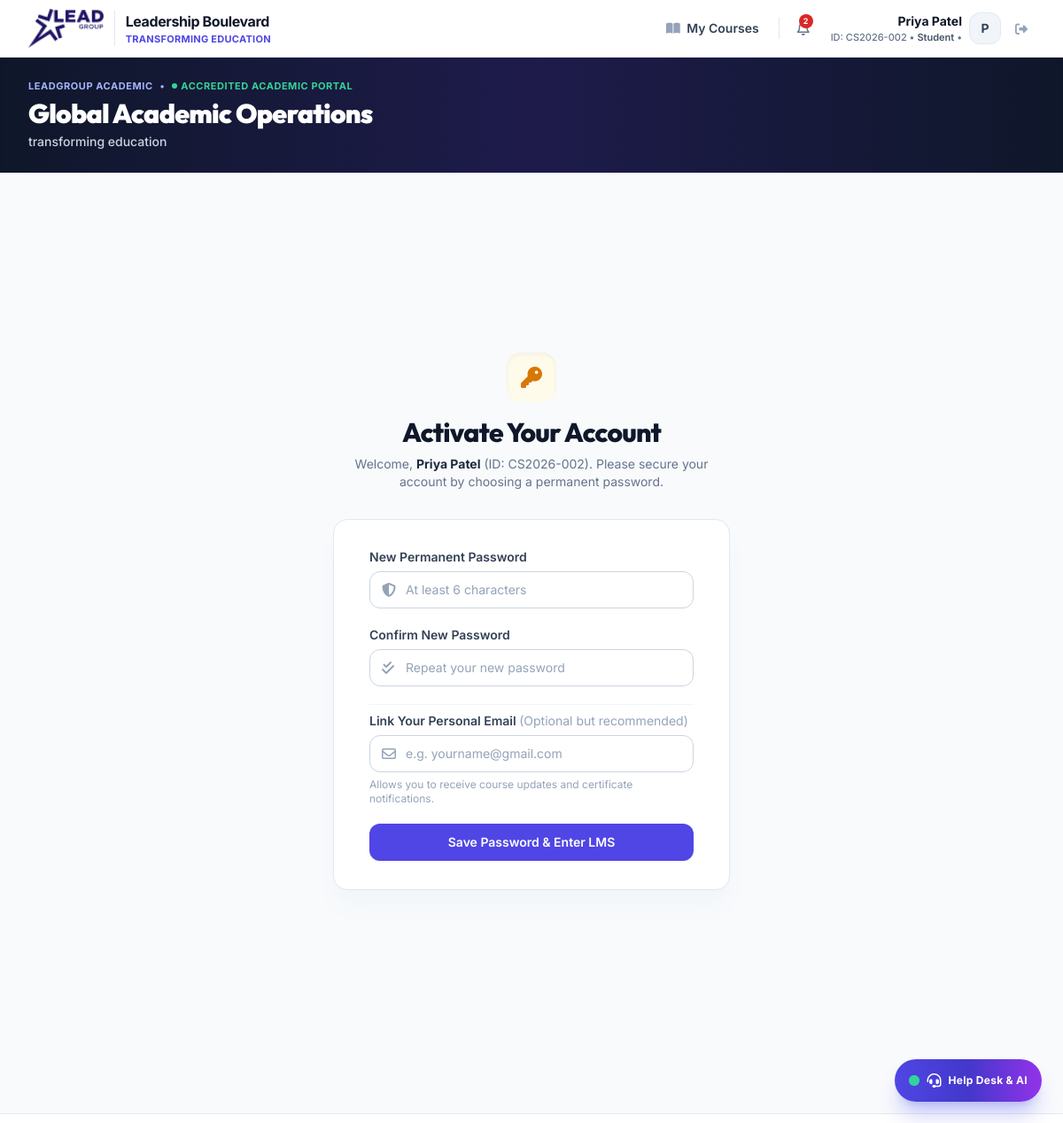
The page /setup-account (signed in) on the database its author committed.
### tables this page shows
CREATE TABLE users (
            id INTEGER PRIMARY KEY AUTOINCREMENT,
            user_id TEXT UNIQUE NOT NULL,               -- e.g. "CS2026-001" or "T-JOHN"
            full_name TEXT NOT NULL,
            department TEXT NOT NULL,                  -- e.g. "Computer Science"
            email TEXT UNIQUE,                         -- Can be NULL initially
            password_hash TEXT NOT NULL,
            role TEXT NOT NULL DEFAULT 'student',      -- 'student', 'teacher', 'department_admin'
            must_change_password INTEGER DEFAULT 1,    -- 1 = must reset on first login
            created_at TIMESTAMP DEFAULT CURRENT_TIMESTAMP
        , guardian_name TEXT, school_name TEXT, udise_code TEXT, block TEXT, district TEXT, state TEXT, pincode TEXT, last_active_at TIMESTAMP, normalized_name TEXT, normalized_guardian TEXT, designation TEXT, avatar_url TEXT, phone TEXT, bio TEXT);

CREATE TABLE system_settings (
            key TEXT PRIMARY KEY,
            value TEXT NOT NULL
        );

### app/routes/auth_routes.py (the view)
@router.get("/setup-account", response_class=HTMLResponse)
async def setup_account_page(request: Request):
    user = get_current_user(request)
    if not user:
        return RedirectResponse(url="/login", status_code=303)
    return templates.TemplateResponse("setup_account.html", {"request": request, "user": user, "error": None})

### app/templates/setup_account.html (shortened to what this page needs)
{% extends "base.html" %}
{% block content %}
<div class="min-h-[80vh] flex flex-col justify-center py-12 sm:px-6 lg:px-8">
    <div class="sm:mx-auto sm:w-full sm:max-w-md text-center">
        <div class="inline-flex items-center justify-center w-14 h-14 rounded-2xl bg-amber-50 text-amber-600 mb-4 shadow-inner">
            <i class="fa-solid fa-key text-2xl"></i>
        </div>
        <h2 class="text-3xl font-extrabold text-slate-900 tracking-tight">Activate Your Account</h2>
        <p class="mt-2 text-sm text-slate-500">
            Welcome, <strong class="text-slate-800">{{ user.full_name }}</strong> (ID: {{ user.user_id }}). Please secure your account by choosing a permanent password.
        </p>
    </div>
    <div class="mt-8 sm:mx-auto sm:w-full sm:max-w-md px-4 sm:px-0">
        <div class="bg-white py-8 px-6 shadow-xl shadow-slate-100 rounded-2xl border border-slate-200 sm:px-10">
            <form class="space-y-5" action="/setup-account" method="POST">
                <div>
                    <label for="new_password" class="block text-sm font-semibold text-slate-700">New Permanent Password</label>
                    <div class="mt-1.5 relative">
                        <div class="absolute inset-y-0 left-0 pl-3.5 flex items-center pointer-events-none text-slate-400">
                        </div>
                        <input id="new_password" name="new_password" type="password" required minlength="6" placeholder="At least 6 characters"
                            class="block w-full pl-10 pr-3 py-2.5 border border-slate-300 rounded-xl text-slate-900 placeholder-slate-400 focus:outline-none focus:ring-2 focus:ring-indigo-500 focus:border-indigo-500 text-sm">
                    </div>
                </div>
                <div>
                    <label for="confirm_password" class="block text-sm font-semibold text-slate-700">Confirm New Password</label>
                    <div class="mt-1.5 relative">
                        <div class="absolute inset-y-0 left-0 pl-3.5 flex items-center pointer-events-none text-slate-400">
                        </div>
                        <input id="confirm_password" name="confirm_password" type="password" required minlength="6" placeholder="Repeat your new password"
                            class="block w-full pl-10 pr-3 py-2.5 border border-slate-300 rounded-xl text-slate-900 placeholder-slate-400 focus:outline-none focus:ring-2 focus:ring-indigo-500 focus:border-indigo-500 text-sm">
                    </div>
                </div>
                <div class="pt-2 border-t border-slate-100">
                    <label for="email" class="block text-sm font-semibold text-slate-700">
                        Link Your Personal Email <span class="text-slate-400 font-normal">(Optional but recommended)</span>
                    </label>
                    <div class="mt-1.5 relative">
                        <div class="absolute inset-y-0 left-0 pl-3.5 flex items-center pointer-events-none text-slate-400">
                        </div>
                        <input id="email" name="email" type="email" placeholder="e.g. yourname@gmail.com"
                            class="block w-full pl-10 pr-3 py-2.5 border border-slate-300 rounded-xl text-slate-900 placeholder-slate-400 focus:outline-none focus:ring-2 focus:ring-indigo-500 focus:border-indigo-500 text-sm">
                    </div>
                    <p class="mt-1.5 text-xs text-slate-400">Allows you to receive course updates and certificate notifications.</p>
                </div>
                <div>
                    <button type="submit"
                        class="w-full flex justify-center py-2.5 px-4 border border-transparent rounded-xl shadow-sm text-sm font-semibold text-white bg-indigo-600 hover:bg-indigo-700 focus:outline-none focus:ring-2 focus:ring-offset-2 focus:ring-indigo-500 transition">
                        Save Password & Enter LMS
                    </button>
                </div>
            </form>
        </div>
    </div>
</div>
{% endblock %}

### app/templates/base.html (shortened to what this page needs)
<!DOCTYPE html>
<html lang="en">
<head>
    {% set brand = get_branding() %}
    <script src="https://cdn.tailwindcss.com"></script>
    <link rel="stylesheet" href="https://cdnjs.cloudflare.com/ajax/libs/font-awesome/6.4.0/css/all.min.css">
</head>
<body class="bg-slate-50 text-slate-800 min-h-screen flex flex-col antialiased">
    {% set brand = get_branding() %}
    <header class="bg-white border-b border-slate-200 sticky top-0 z-40 shadow-xs">
        <div class="max-w-7xl mx-auto px-4 sm:px-6 lg:px-8">
            <div class="flex justify-between h-16 items-center">
                <div class="flex items-center space-x-3">
                    <a href="/" class="flex items-center space-x-3 group">
                        <img src="/static/images/lead_group_logo.png" alt="LEAD Group" class="h-10 sm:h-11 max-w-[160px] object-contain drop-shadow-2xs">
                        <div class="border-l border-slate-200 pl-3">
                            <span class="text-sm sm:text-base font-bold text-slate-900 tracking-tight leading-tight block">Leadership Boulevard</span>
                            <span class="text-[10px] sm:text-[11px] block text-indigo-600 font-bold tracking-wide uppercase">transforming education</span>
                        </div>
                    </a>
                </div>
                <nav class="flex items-center space-x-2 sm:space-x-3">
                    {% if user %}
                        {% if user.role == 'student' %}
                            <a href="/student" class="text-xs sm:text-sm font-semibold text-slate-700 hover:text-indigo-600 px-2.5 py-1.5 rounded-lg hover:bg-slate-100 transition">
                                <i class="fa-solid fa-book-open mr-1 text-slate-400"></i> My Courses
                            </a>
                        {% endif %}
                        <div class="relative">
                            <button onclick="toggleNotificationCenter()" id="notifBellBtn" title="Notifications"
                                class="relative text-slate-500 hover:text-indigo-600 p-2 rounded-xl hover:bg-slate-100 transition focus:outline-none">
                                <i class="fa-regular fa-bell text-base"></i>
                                <span id="notifUnreadBadge" class="hidden absolute top-1 right-1 min-w-[16px] h-4 px-1 rounded-full bg-red-600 text-white font-bold text-[9px] flex items-center justify-center">0</span>
                            </button>
                        </div>
                        <div class="flex items-center space-x-2 pl-1">
                            <a href="/profile" class="flex items-center space-x-2 hover:opacity-85 transition group" title="View Profile">
                                <div class="text-right hidden md:block">
                                    <p class="text-xs sm:text-sm font-bold text-slate-900 leading-tight group-hover:text-indigo-600 transition">{{ user.full_name }}</p>
                                    <p class="text-[11px] text-slate-500 font-medium">ID: {{ user.user_id }} &bull; <span class="capitalize font-semibold {% if user.role == 'department_admin' %}text-indigo-600{% elif user.role == 'teacher' %}text-sky-600{% elif user.role == 'dashboard_viewer' %}text-purple-600{% else %}text-slate-600{% endif %}">{{ user.designation or user.role.replace('_', ' ') }}</span>{% if user.role == 'student' and user.enrolled_courses_summary %} &bull; <span class="text-indigo-600 font-medium hidden xl:inline" title="Enrolled: {{ user.enrolled_courses_summary }}">{{ user.enrolled_courses_summary }}</span>{% endif %}</p>
                                </div>
                                {% if user.avatar_url %}
                                <img src="{{ user.avatar_url }}" alt="{{ user.full_name }}" class="w-8 h-8 sm:w-9 sm:h-9 rounded-xl object-cover border border-slate-200 group-hover:border-indigo-300 transition shadow-xs">
                                {% else %}
                                <div class="w-8 h-8 sm:w-9 sm:h-9 rounded-xl bg-slate-100 border border-slate-200 flex items-center justify-center font-bold text-slate-700 text-xs sm:text-sm group-hover:border-indigo-300 transition">
                                    {{ user.full_name[0] }}
                                </div>
                                {% endif %}
                            </a>
                            <a href="/logout" title="Sign Out" class="text-slate-400 hover:text-red-600 p-2 rounded-lg hover:bg-red-50 transition">
                                <i class="fa-solid fa-right-from-bracket text-sm"></i>
                            </a>
                        </div>
                    {% else %}
                        <a href="/login" class="inline-flex items-center px-4 py-2 text-xs sm:text-sm font-bold rounded-xl text-white theme-bg shadow-sm transition">
                            Sign In
                        </a>
                    {% endif %}
                </nav>
            </div>
        </div>
    </header>
    <div class="relative bg-gradient-to-r from-slate-900 via-indigo-950 to-slate-900 text-white overflow-hidden shadow-inner border-b border-indigo-950/40">
        <div class="relative z-10 max-w-7xl mx-auto px-4 sm:px-6 lg:px-8 py-5 sm:py-6">
            <div class="flex flex-col md:flex-row md:items-center md:justify-between gap-4">
                <div class="space-y-1 max-w-3xl">
                    <div class="flex items-center space-x-2 text-[11px] font-bold uppercase tracking-wider text-indigo-300">
                        <span>{{ brand.institution_name }}</span>
                        <span>&bull;</span>
                        <span class="text-emerald-400 flex items-center space-x-1">
                            <span class="w-1.5 h-1.5 rounded-full bg-emerald-400 animate-pulse"></span>
                            <span>{{ brand.accreditation_badge or 'Accredited Academic Portal' }}</span>
                        </span>
                    </div>
                    <h1 class="text-xl sm:text-2xl md:text-3xl font-black tracking-tight text-white leading-tight">
                        {{ brand.department_name }}
                    </h1>
                    {% if brand.department_tagline %}
                    <p class="text-xs sm:text-sm text-slate-300 font-medium">
                        {{ brand.department_tagline }}
                    </p>
                    {% endif %}
                </div>
            </div>
        </div>
    </div>
    <main class="flex-1">
        {% block content %}{% endblock %}
    </main>
    <footer class="bg-white border-t border-slate-200 py-6 mt-12">
    </footer>
    {% if user %}
    <div id="lmsChatbotContainer" class="fixed bottom-6 right-6 z-50">
        <button onclick="toggleLmsChatbot()" id="chatbotToggleBtn"
            class="group flex items-center space-x-2 px-4 py-3 rounded-full bg-gradient-to-r from-indigo-600 via-indigo-700 to-purple-600 text-white shadow-xl shadow-indigo-500/30 hover:scale-105 active:scale-95 transition-all">
            <span class="relative flex h-3 w-3">
                <span class="relative inline-flex rounded-full h-3 w-3 bg-emerald-400"></span>
            </span>
            <i class="fa-solid fa-headset text-base"></i>
            <span class="text-xs font-bold tracking-wide">Help Desk & AI</span>
        </button>
    </div>
    {% endif %}
</body>
</html>

### rows shown on the page
users: full_name "Priya Patel", user_id "CS2026-002", role "Student", full_name "P"
system_settings: institution_name "LEADGROUP ACADEMIC"
system_settings: value "ACCREDITED ACADEMIC PORTAL"
system_settings: department_name "Global Academic Operations"
system_settings: department_tagline "transforming education"
